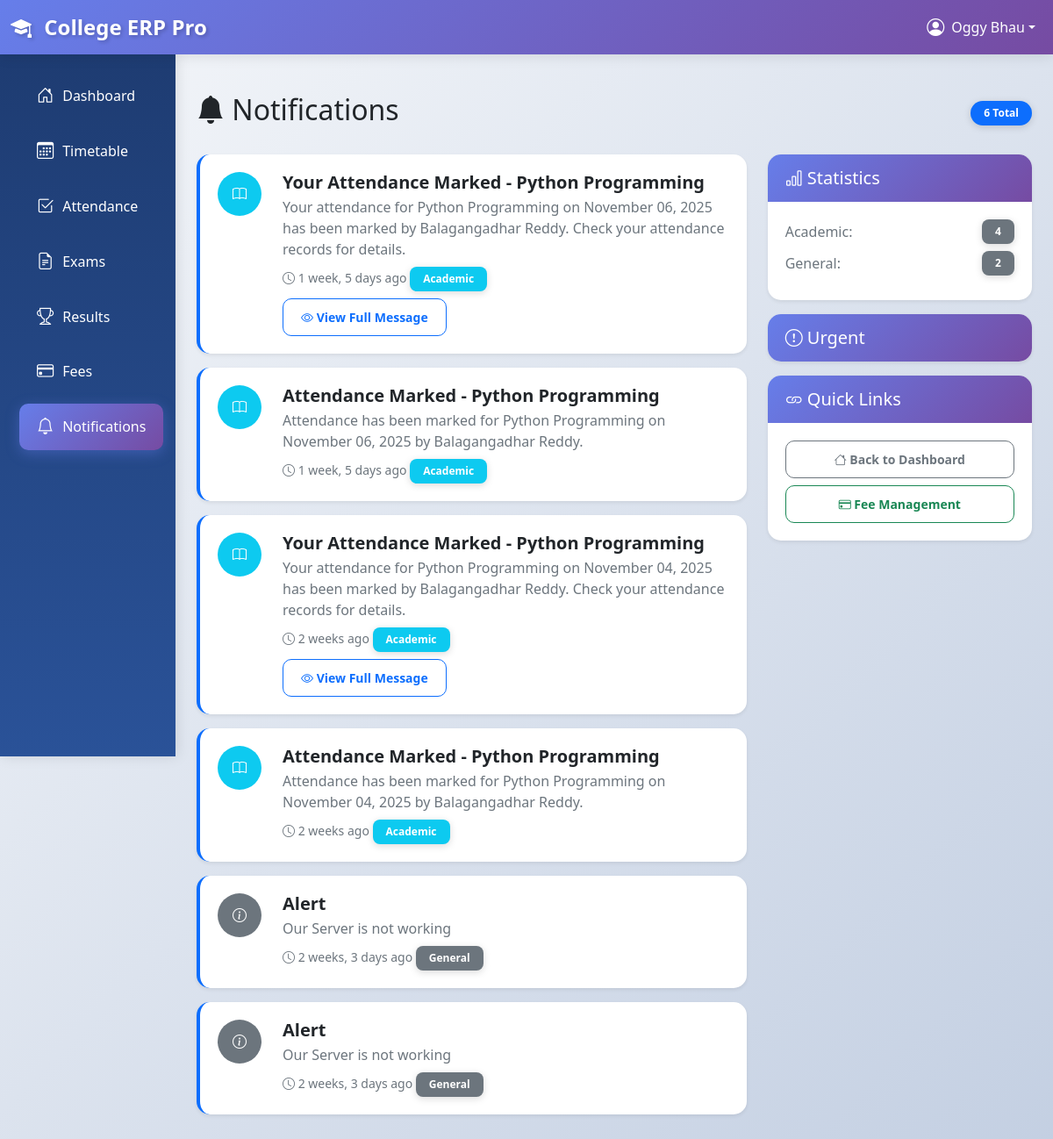
/students/notifications/ (signed in), run on an earlier commit of the app's database.
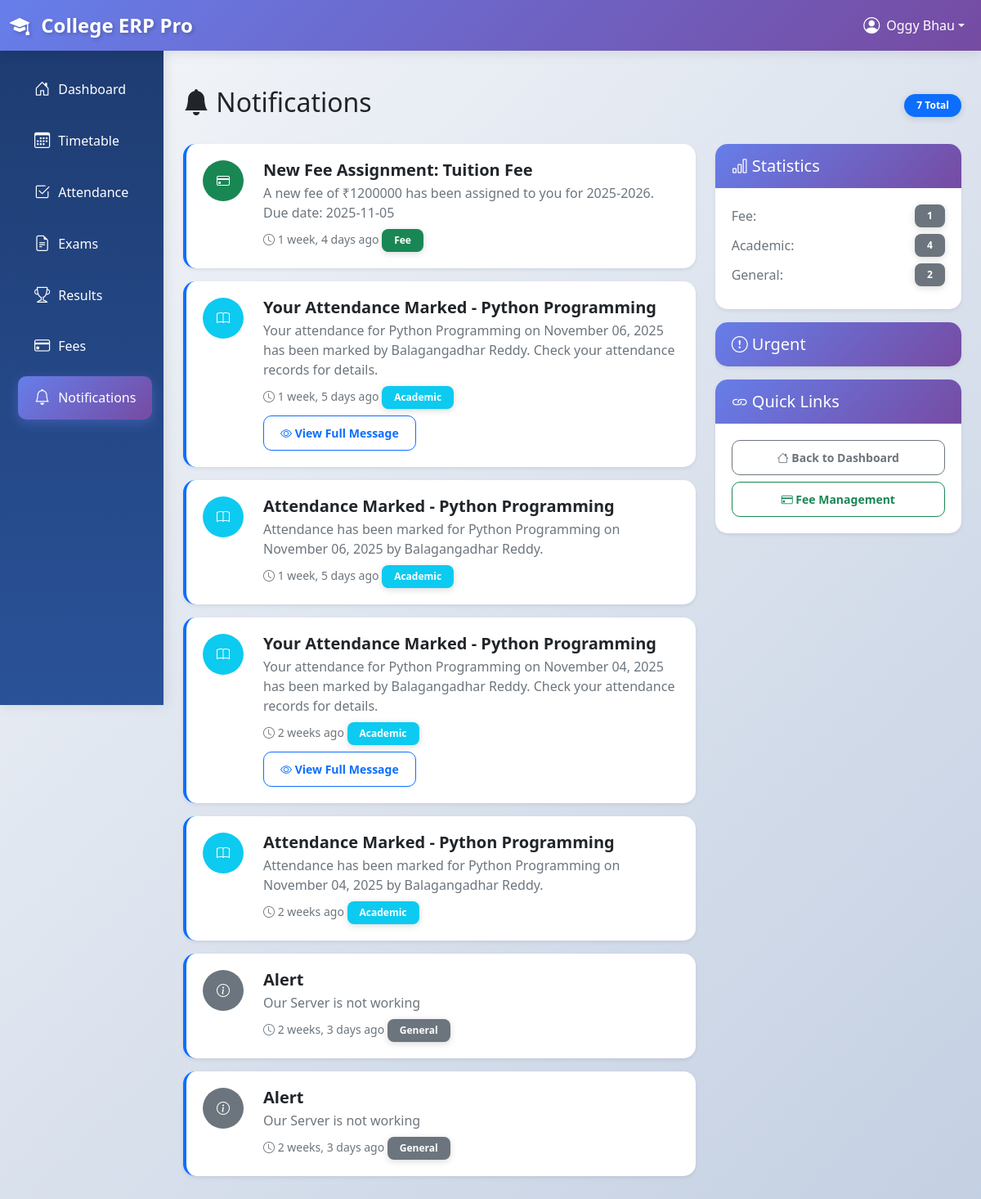
And on a later commit of the database.
### students/models.py (models this page shows, shortened)
class Notification(models.Model):
    NOTIFICATION_TYPES = [
        ('general', 'General'),
        ('academic', 'Academic'),
        ('exam', 'Exam'),
        ('fee', 'Fee'),
        ('event', 'Event'),
        ('announcement', 'Announcement'),
        ('alert', 'Alert'),
    ]
    title = models.CharField(max_length=200)
    message = models.TextField()
    notification_type = models.CharField(max_length=20, choices=NOTIFICATION_TYPES)
    target_audience = models.CharField(
        max_length=20,
        choices=[
            ('all', 'All'),
            ('all_students', 'All Students'),
            ('all_teachers', 'All Teachers'),
            ('class', 'Specific Class'),
            ('department', 'Specific Department'),
            ('individual_student', 'Individual Student'),
            ('individual_teacher', 'Individual Teacher'),
        ],
        default='all'
    )
    target_class = models.ForeignKey(
        Class,
        on_delete=models.CASCADE,
        null=True,
        blank=True
    )
    target_department = models.ForeignKey(
        Department,
        on_delete=models.CASCADE,
        null=True,
        blank=True
    )
    target_student = models.ForeignKey(
        Student,
        on_delete=models.CASCADE,
        null=True,
        blank=True,
        related_name='notifications'
    )
    target_teacher = models.ForeignKey(
        'teachers.Teacher',
        on_delete=models.CASCADE,
        null=True,
        blank=True,
        related_name='notifications'
    )
    is_urgent = models.BooleanField(default=False)
    send_email = models.BooleanField(default=False)
    created_by = models.ForeignKey(
        settings.AUTH_USER_MODEL,
        on_delete=models.CASCADE,
        related_name='created_notifications'
    )
    created_at = models.DateTimeField(auto_now_add=True)
    expires_at = models.DateTimeField(null=True, blank=True)
    class Meta:
        ordering = ['-created_at']

### students/views.py (the view)
# urls.py: path('notifications/', views.notifications, name='notifications'),
@login_required
def notifications(request):
    if not request.user.is_student:
        messages.error(request, "Access denied.")
        return redirect('accounts:login')
    student = request.user.student_profile
    notifications = Notification.objects.filter(
        Q(target_audience='all') |
        Q(target_audience='all_students') |
        Q(target_audience='class', target_class=student.student_class) |
        Q(target_audience='department', target_department=student.department) |
        Q(target_audience='individual_student', target_student=student)
    ).order_by('-created_at')
    context = {
        'student': student,
        'notifications': notifications,
    }
    return render(request, 'students/notifications.html', context)

### accounts/models.py (called while the page is built)
    @property
    def is_student(self):
        return self.user_type == 'student'

    @property
    def is_admin(self):
        return self.user_type == 'admin'

### college_erp/context_processors.py (called while the page is built)
def global_context(request):
    context = {
        'all_departments': Department.objects.all().order_by('name'),
    }
    return context

### templates/students/notifications.html (shortened to what the changed rows need)
{% extends 'base.html' %}
{% block content %}
<div class="py-4">
    <div class="d-flex justify-content-between align-items-center mb-4">
        <h1 class="h2">
            <i class="bi bi-bell-fill"></i> Notifications
        </h1>
        {% if notifications %}
            <span class="badge bg-primary rounded-pill">{{ notifications.count }} Total</span>
        {% endif %}
    </div>
    {% if notifications %}
        <div class="row">
            <div class="col-lg-8">
                {% for notification in notifications %}
                    <div class="card shadow-sm mb-3 border-left {% if notification.is_urgent %}border-danger{% else %}border-primary{% endif %}">
                        <div class="card-body">
                            <div class="row align-items-start">
                                <div class="col-auto">
                                    <div class="rounded-circle p-3 {% if notification.notification_type == 'general' %}bg-secondary{% elif notification.notification_type == 'academic' %}bg-info{% elif notification.notification_type == 'exam' %}bg-warning{% elif notification.notification_type == 'fee' %}bg-success{% elif notification.notification_type == 'event' %}bg-primary{% elif notification.notification_type == 'announcement' %}bg-danger{% else %}bg-dark{% endif %} text-white d-flex align-items-center justify-content-center" style="width: 50px; height: 50px;">
                                        {% if notification.notification_type == 'general' %}
                                            <i class="bi bi-info-circle"></i>
                                        {% elif notification.notification_type == 'academic' %}
                                            <i class="bi bi-book"></i>
                                        {% elif notification.notification_type == 'exam' %}
                                            <i class="bi bi-file-earmark-text"></i>
                                        {% elif notification.notification_type == 'fee' %}
                                            <i class="bi bi-credit-card"></i>
                                        {% elif notification.notification_type == 'event' %}
                                            <i class="bi bi-calendar-event"></i>
                                        {% elif notification.notification_type == 'announcement' %}
                                            <i class="bi bi-megaphone"></i>
                                        {% else %}
                                            <i class="bi bi-bell"></i>
                                        {% endif %}
                                    </div>
                                </div>
                                <div class="col">
                                    <div class="d-flex justify-content-between align-items-start">
                                        <div>
                                            <h5 class="card-title mb-1 fw-bold">
                                                {{ notification.title }}
                                            </h5>
                                            <p class="card-text text-muted mb-2">
                                                {{ notification.message|truncatewords:30 }}
                                            </p>
                                        </div>
                                    </div>
                                    <div class="d-flex justify-content-between align-items-center">
                                        <div>
                                            <small class="text-muted">
                                                <i class="bi bi-clock"></i> {{ notification.created_at|timesince }} ago
                                            </small>
                                            {% if notification.notification_type == 'general' %}
                                                <span class="badge bg-secondary">{{ notification.get_notification_type_display }}</span>
                                            {% elif notification.notification_type == 'academic' %}
                                                <span class="badge bg-info">{{ notification.get_notification_type_display }}</span>
                                            {% elif notification.notification_type == 'exam' %}
                                                <span class="badge bg-warning text-dark">{{ notification.get_notification_type_display }}</span>
                                            {% elif notification.notification_type == 'fee' %}
                                                <span class="badge bg-success">{{ notification.get_notification_type_display }}</span>
                                            {% elif notification.notification_type == 'event' %}
                                                <span class="badge bg-primary">{{ notification.get_notification_type_display }}</span>
                                            {% elif notification.notification_type == 'announcement' %}
                                                <span class="badge bg-danger">{{ notification.get_notification_type_display }}</span>
                                            {% else %}
                                                <span class="badge bg-dark">{{ notification.get_notification_type_display }}</span>
                                            {% endif %}
                                        </div>
                                    </div>
                                    {% if notification.message|length > 100 %}
                                        <div class="mt-2">
                                            <button class="btn btn-sm btn-outline-primary" data-bs-toggle="modal" data-bs-target="#notificationModal{{ notification.id }}">
                                                <i class="bi bi-eye"></i> View Full Message
                                            </button>
                                        </div>
                                    {% endif %}
                                </div>
                            </div>
                        </div>
                    </div>
                {% endfor %}
            </div>
            <div class="col-lg-4">
                <div class="card shadow-sm mb-3">
                    <div class="card-body">
                        {% regroup notifications by notification_type as notif_by_type %}
                        {% for type_group in notif_by_type %}
                            <div class="d-flex justify-content-between align-items-center mb-2">
                                <span class="text-muted">{{ type_group.grouper|title }}:</span>
                                <span class="badge bg-secondary">{{ type_group.list|length }}</span>
                            </div>
                        {% endfor %}
                    </div>
                </div>
            </div>
        </div>
    {% endif %}
</div>
{% endblock %}

What changed in the data, as far as the page shows it:
added Notification: title "New Fee Assignment: Tuition Fee", message "A new fee of ₹1200000 has been assigned to you for 2025-2026. Due date: 2025-11-05", created_at "1 week, 4 days", notification_type "Fee", grouper "Fee"
Also different on the page:
{{ notifications.count }}: "6" → "7"
new list line: ": 1"
